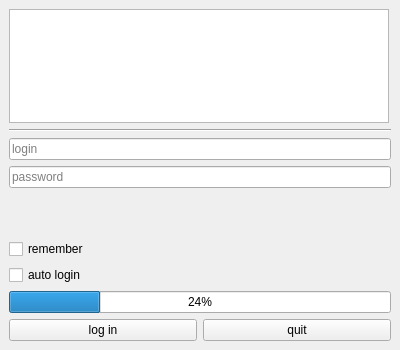
<?xml version="1.0" encoding="UTF-8"?>
<ui version="4.0">
 <class>LoginForm</class>
 <widget class="QMainWindow" name="LoginForm">
  <property name="geometry">
   <rect>
    <x>0</x>
    <y>0</y>
    <width>400</width>
    <height>350</height>
   </rect>
  </property>
  <property name="minimumSize">
   <size>
    <width>400</width>
    <height>350</height>
   </size>
  </property>
  <property name="maximumSize">
   <size>
    <width>400</width>
    <height>350</height>
   </size>
  </property>
  <property name="windowTitle">
   <string>MainWindow</string>
  </property>
  <widget class="QWidget" name="centralwidget">
   <layout class="QVBoxLayout" name="verticalLayout_2">
    <item>
     <layout class="QVBoxLayout" name="verticalLayout">
      <item>
       <widget class="QGraphicsView" name="art">
        <property name="minimumSize">
         <size>
          <width>0</width>
          <height>114</height>
         </size>
        </property>
        <property name="maximumSize">
         <size>
          <width>380</width>
          <height>114</height>
         </size>
        </property>
        <property name="baseSize">
         <size>
          <width>300</width>
          <height>125</height>
         </size>
        </property>
       </widget>
      </item>
      <item>
       <widget class="Line" name="line">
        <property name="orientation">
         <enum>Qt::Horizontal</enum>
        </property>
       </widget>
      </item>
      <item>
       <widget class="QLineEdit" name="inp_login">
        <property name="placeholderText">
         <string>login</string>
        </property>
       </widget>
      </item>
      <item>
       <widget class="QLineEdit" name="inp_password">
        <property name="echoMode">
         <enum>QLineEdit::Password</enum>
        </property>
        <property name="placeholderText">
         <string>password</string>
        </property>
       </widget>
      </item>
      <item>
       <widget class="QLabel" name="info">
        <property name="minimumSize">
         <size>
          <width>0</width>
          <height>0</height>
         </size>
        </property>
        <property name="sizeIncrement">
         <size>
          <width>0</width>
          <height>0</height>
         </size>
        </property>
        <property name="frameShape">
         <enum>QFrame::NoFrame</enum>
        </property>
        <property name="frameShadow">
         <enum>QFrame::Plain</enum>
        </property>
        <property name="lineWidth">
         <number>1</number>
        </property>
        <property name="midLineWidth">
         <number>0</number>
        </property>
        <property name="text">
         <string notr="true"/>
        </property>
        <property name="textFormat">
         <enum>Qt::AutoText</enum>
        </property>
        <property name="scaledContents">
         <bool>false</bool>
        </property>
        <property name="alignment">
         <set>Qt::AlignCenter</set>
        </property>
        <property name="wordWrap">
         <bool>true</bool>
        </property>
        <property name="indent">
         <number>-1</number>
        </property>
       </widget>
      </item>
      <item>
       <widget class="QCheckBox" name="remember">
        <property name="text">
         <string>remember</string>
        </property>
       </widget>
      </item>
      <item>
       <widget class="QCheckBox" name="autologin">
        <property name="text">
         <string>auto login</string>
        </property>
       </widget>
      </item>
      <item>
       <widget class="QProgressBar" name="loading">
        <property name="value">
         <number>24</number>
        </property>
       </widget>
      </item>
      <item>
       <layout class="QHBoxLayout" name="horizontalLayout">
        <item>
         <widget class="QPushButton" name="login_button">
          <property name="text">
           <string>log in</string>
          </property>
         </widget>
        </item>
        <item>
         <widget class="QPushButton" name="quit_button">
          <property name="text">
           <string>quit</string>
          </property>
         </widget>
        </item>
       </layout>
      </item>
     </layout>
    </item>
   </layout>
  </widget>
 </widget>
 <resources/>
 <connections/>
</ui>
